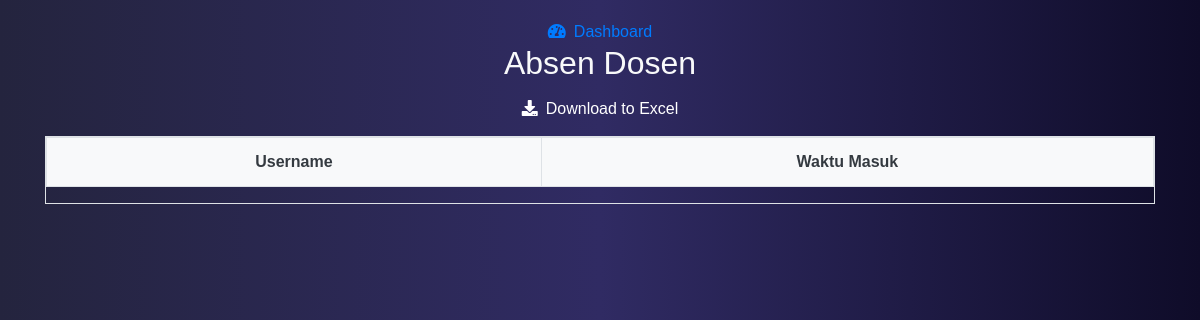
The app's page /tataUsaha/absen-dosen.php (signed in), older data.
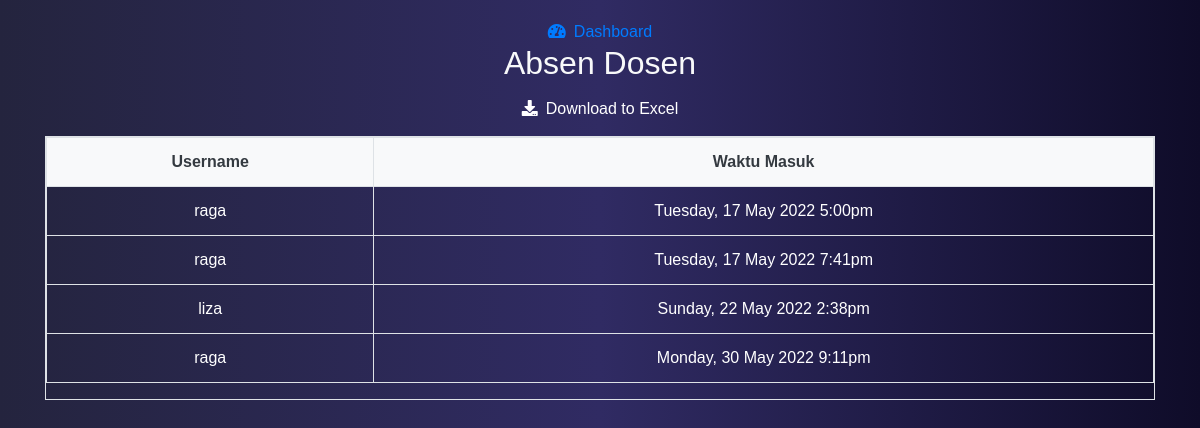
The same page, newer data.
### tables this page shows
CREATE TABLE `history_in` (
  `id_masuk` int(11) NOT NULL,
  `date_masuk` datetime NOT NULL,
  `username` varchar(50) NOT NULL,
  `level_user` enum('mahasiswa','dosen','tata_usaha','') NOT NULL
);

### tataUsaha/absen-dosen.php (the view, shortened to what this page needs)
<?php
include '../config/config.php';
$level_dsn = $_SESSION['level'] == 'dosen';
if (!$level_dsn) {
  $query = mysqli_query($conn, "SELECT * FROM history_in WHERE level_user='dosen'");
}
?>
<!DOCTYPE html>
<html lang="en">
<html lang="en">
<head>
  <link rel="stylesheet" href="../bootstrap/css/bootstrap.min.css">
  <link rel="stylesheet" href="../css/masuk.css">
  <link rel="stylesheet" href="../css/absen-dosen.css">
  <link rel="stylesheet" href="../font-awesome/fa/css/all.css">
</head>
<body class="bg-dark text-light">
  <div class="container d-flex align-items-center flex-column">
    <nav>
      <a href="dashboard.php"><i class="fas fa-tachometer-alt mr-2"></i>Dashboard</a>
    </nav>
    <div class="title">
      <h2>Absen Dosen</h2>
    </div>
    <a href="export_data_in_dosen.php" target="_blank"><button class="btn text-white mb-2 download"><i
          class="fas fa-download mr-2"></i>Download to Excel</button></a>
    <div class="table-responsive table-bordered">
      <table class="table">
        <tr class="bg-light text-dark">
          <th>Username</th>
          <th>Waktu Masuk</th>
        </tr>
        <?php foreach ($query as $data) : ?>
        <tr>
          <td style="color:white;"><?= $data['username']; ?></td>
          <td style="color:white;">
            <?php
              $date = date_create($data['date_masuk']);
              ?>
            <?= date_format($date, 'l, j F Y g:ia'); ?>
          </td>
        </tr>
        <?php endforeach; ?>
      </table>
    </div>
  </div>
</body>
</html>

Row changes from the older to the newer data that the page shows:
added history_in: username "raga", date_masuk "Tuesday, 17 May 2022 5:00pm"
added history_in: username "raga", date_masuk "Tuesday, 17 May 2022 7:41pm"
added history_in: username "liza", date_masuk "Sunday, 22 May 2022 2:38pm"
added history_in: username "raga", date_masuk "Monday, 30 May 2022 9:11pm"
